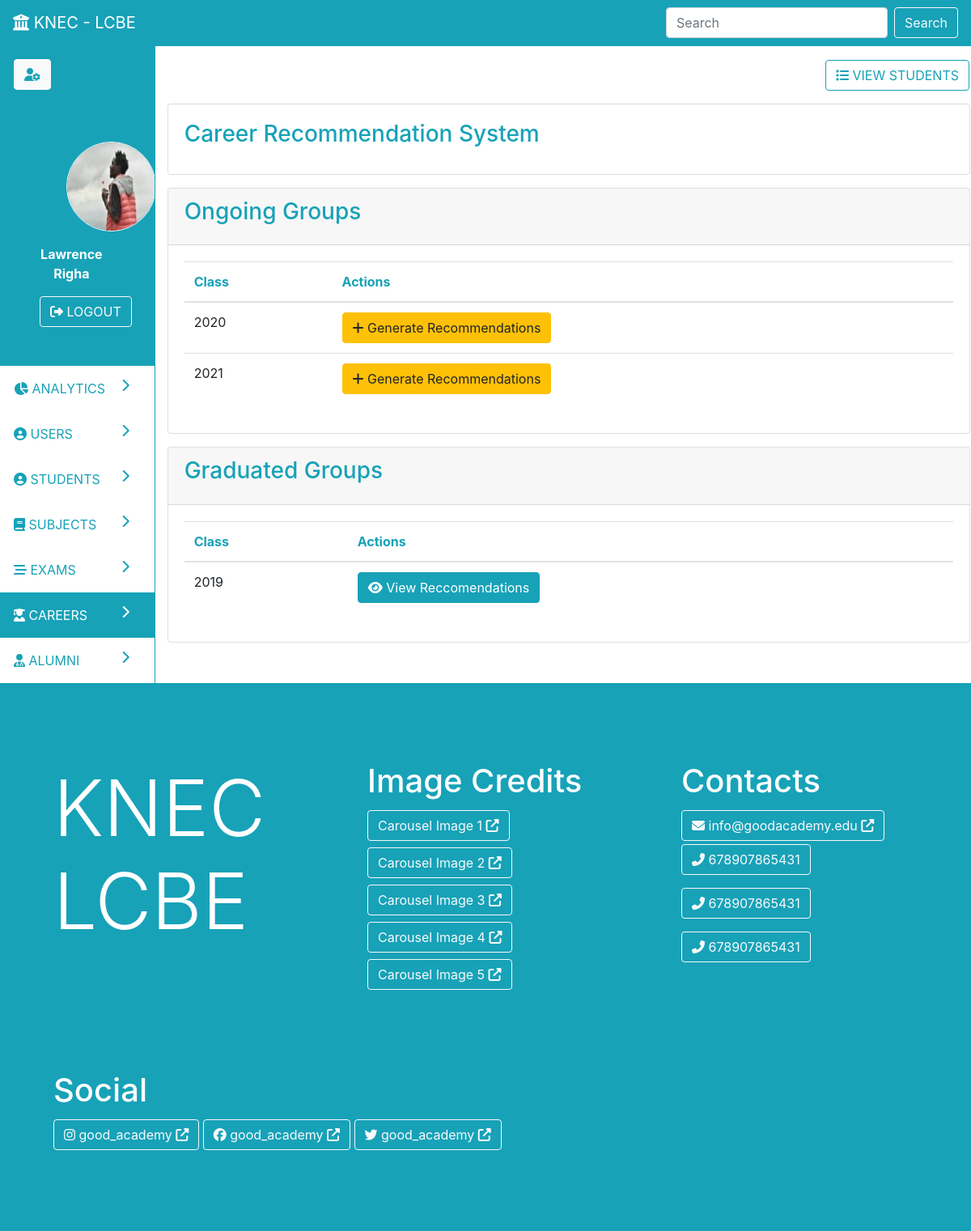
The app's page /careers (signed in) with its own data.
### parent/models.py (models this page shows, shortened)
class User(db.Model, UserMixin):
	id = db.Column(db.Integer, primary_key=True)
	first_name = db.Column(db.String(19), nullable=False)
	middle_name = db.Column(db.String(19), nullable=False)
	last_name = db.Column(db.String(19), nullable=False)
	email = db.Column(db.String(19), unique=True, nullable=False)
	exams = db.relationship('Exam', backref='teacher', lazy=True, cascade='all, delete')
	photo = db.Column(db.String(111), nullable=False, default='default-profile.jpg')
	utype = db.Column(db.String(11), nullable=False, default='admin')
	student = db.relationship('Student', backref='user', uselist=False, lazy=True, cascade='all, delete')
	password = db.Column(db.String(119), nullable=False)
	created_at = db.Column(db.DateTime, nullable=False, default=datetime.utcnow)
	updated_at = db.Column(db.DateTime, nullable=True, onupdate=datetime.utcnow)

class Group(db.Model):
	id = db.Column(db.Integer, primary_key=True)
	year = db.Column(db.String(19), nullable=False)
	students = db.relationship('Student', backref='group', lazy=True, cascade='all, delete')
	status = db.Column(db.String(19), nullable=False, default='ongoing')
	exams = db.relationship('Exam', backref='group', lazy=True, cascade='all, delete')
	created_at = db.Column(db.DateTime, nullable=False, default=datetime.utcnow)
	updated_at = db.Column(db.DateTime, nullable=True, onupdate=datetime.utcnow)

### parent/routes.py (the view)
@app.route('/careers', methods=['POST', 'GET'])
@login_required
def careers():
	if current_user.utype != 'admin':
		abort(403)
	groups = Group.query.filter_by(status='ongoing')
	alumni = Group.query.filter_by(status='alumni')
	return render_template('admin/careers.html', nav='dash', page='careers', action='read', groups=groups, alumni=alumni)

### parent/models.py (called while the page is built)
@login_manager.user_loader
def load_user(user_id):
	return User.query.get(int(user_id))

### parent/templates/admin/careers.html (shortened to what this page needs)
{% extends 'admin-dash.html' %}
{% block pagedata %}
{% if action=='read' %}
<div class="row">
	<div class="col p-3">
		<a class="btn float-right btn-outline-info" href="{{ url_for('students') }}"><i class="fas fa-list"></i> VIEW STUDENTS</a>
	</div>
</div>
<div class="row">
	<div class="col">
		<div class="card">
			<div class="card-body">
				<h3 class="card-title text-info">Career Recommendation System</h3>
			</div>
		</div>
	</div>
</div>
<div class="row my-3">
	<div class="col">
		<div class="card">
			<div class="card-header">
				<h3 class="card-title text-info">Ongoing Groups</h3>
			</div>
			<div class="card-body table-responsive">
				<table class="table table-hover">
					<thead>
						<tr class="text-info">
							<th>Class</th><th>Actions</th>
						</tr>
					</thead>
					<tbody>
						{% for group in groups %}
							{% if group.students|length > 0 %}
							<tr>
								<td>{{ group.year }}</td>
								<td>
									{% if group.students[0].career %}
										<a class="btn btn-info" href="{{ url_for('view_careers', id=group.id) }}"><i class="fas fa-eye"></i> View Reccomendations</a>
										<a class="btn btn-info" href="{{ url_for('create_alumni', id=group.id) }}"><i class="fas fa-user-graduate"></i> Graduate Group</a>
									{% else %}
										<a class="btn btn-warning" href="{{ url_for('create_careers', id=group.id) }}"><i class="fas fa-plus"></i> Generate Recommendations</a>
									{% endif %}
								</td>
							</tr>
							{% endif %}
						{% endfor %}
					</tbody>
				</table>
			</div>
		</div>
		<div class="card my-3">
			<div class="card-header">
				<h3 class="card-title text-info">Graduated Groups</h3>
			</div>
			<div class="card-body table-responsive">
				<table class="table table-hover">
					<thead>
						<tr class="text-info">
							<th>Class</th><th>Actions</th>
						</tr>
					</thead>
					<tbody>
						{% for group in alumni %}
							{% if group.students|length > 0 %}
							<tr>
								<td>{{ group.year }}</td>
								<td>
									<a class="btn btn-info" href="{{ url_for('view_careers', id=group.id) }}"><i class="fas fa-eye"></i> View Reccomendations</a>
								</td>
							</tr>
							{% endif %}
						{% endfor %}
					</tbody>
				</table>
			</div>
		</div>
	</div>
</div>
{% endif %}
{% endblock %}

### parent/templates/admin-dash.html (shortened to what this page needs)
{% extends 'base.html' %}
{%block content%}
<div class="row border border-info">
	<div class="col-2">
		<div class="side-nav ">
			<div class="row bg-info p-3">
				<div class="col"><a href="{{ url_for('update_user_profile') }}" class="btn btn-light text-info"><i class="fas fa-user-cog"></i></a></div>
			</div>
			<div class="row bg-info p-5">
				<div class="col text-center">
					<div class="row">
						<div class="col px-5">
							<img style="width: 111px; height: 111px" class="border border-white rounded-circle" src="{{ url_for('static', filename='profiles/'+current_user.photo) }}">
						</div>
					</div>
					<div class="row">
						<div class="col p-3 text-white"><b>{{ current_user.first_name }} {{ current_user.last_name }}</b></div>
					</div>
					<div class="row">
						<div class="col"><a href="{{ url_for('logout') }}" class="btn btn-outline-light"><i class="fas fa-sign-out-alt"></i> LOGOUT</a></div>
					</div>
				</div>
			</div>
			<a id="analytics" class="row nav-link btn-outline-info p-3" href="{{ url_for('admin_dash') }}">
				<div class="col"><i class="fas fa-chart-pie"></i> ANALYTICS <i class="fas fa-chevron-right float-right"></i></div>
			</a>
			<a id="users" class="row nav-link nav-link btn-outline-info p-3" href="{{ url_for('users') }}">
				<div class="col"><i class="fas fa-user-circle"></i> USERS <i class="fas fa-chevron-right float-right"></i></div>
			</a>
			<a id="students" class="row nav-link btn-outline-info p-3" href="{{ url_for('students') }}">
				<div class="col"><i class="fas fa-user-circle"></i> STUDENTS <i class="fas fa-chevron-right float-right"></i></div>
			</a>
			<a id="subjects" class="row nav-link btn-outline-info p-3" href="{{ url_for('subjects') }}">
				<div class="col"><i class="fas fa-book"></i> SUBJECTS <i class="fas fa-chevron-right float-right"></i></div>
			</a>
			<a id="exams" class="row nav-link btn-outline-info p-3" href="{{ url_for('exams') }}">
				<div class="col"><i class="fas fa-stream"></i> EXAMS <i class="fas fa-chevron-right float-right"></i></div>
			</a>
			<a id="careers" class="row nav-link btn-outline-info p-3" href="{{ url_for('careers') }}">
				<div class="col"><i class="fas fa-user-graduate"></i> CAREERS <i class="fas fa-chevron-right float-right"></i></div>
			</a>
			<a id="alumni" class="row nav-link btn-outline-info p-3" href="{{ url_for('alumni') }}">
				<div class="col"><i class="fas fa-user-md"></i> ALUMNI <i class="fas fa-chevron-right float-right"></i></div>
			</a>
		</div>
	</div>
	<div class="col-10 border-left border-info">
		<div class="row justify-content-center">
			<div class="col-md-6">
			</div>
		</div>
		{%block pagedata%}{%endblock%}
	</div>
</div>
{%endblock%}

### parent/static/main.css (style rules this page uses)
.table thead tr th { vertical-align: top; }

### records on screen
User: photo (picture), first_name "Lawrence", last_name "Righa"
Group: year "2020"
Group: year "2021"
Group: year "2019"
